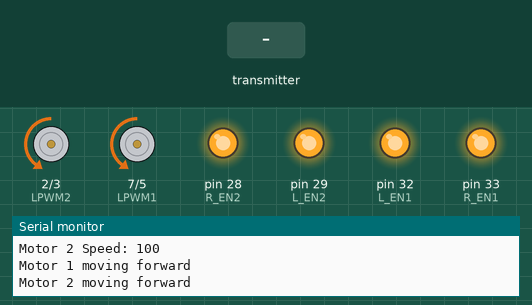
This sketch was run on a simulated Arduino Mega 2560, built with avr-gcc and run on an emulated ATmega2560. On the bench: motor-driver pin pairs drawn as motors (green arrow = first pin HIGH = forward, orange = second pin HIGH = backward, longer = more drive), output pins drawn as LEDs (lit = HIGH), the last lines printed to the serial monitor. The inputs (shaded band) are chosen by the test bench.

Above: at 1.2 s.
1.3 s: the transmitter starts sending readChannel.2 = 1000
At 2.1 s:
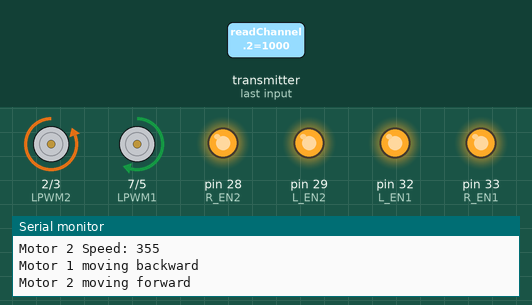
2.9 s: the transmitter starts sending readChannel.2 = 1250
At 3.6 s:
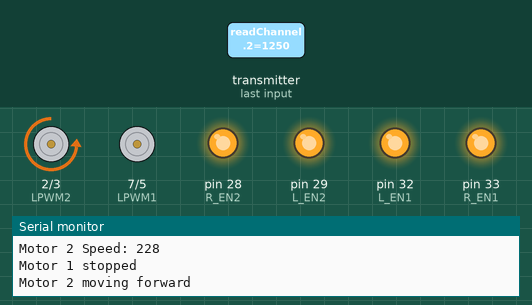
4.5 s: the transmitter starts sending readChannel.2 = 2000
At 6.0 s:
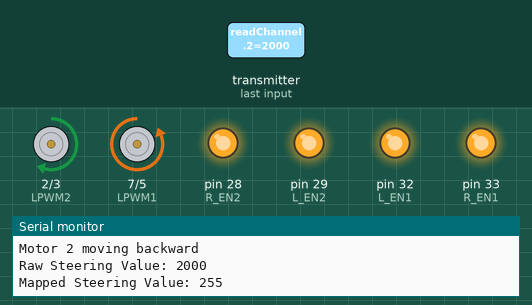
Timing chart, 0 to 7.5 s (numbered marks = the images above; inputs shaded):
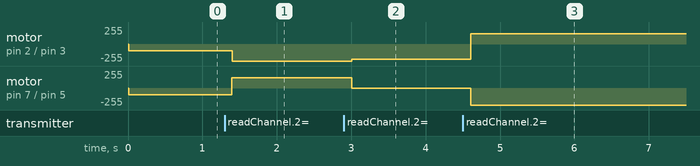

The sketch:

Sentinelbot.ino
```cpp
#include <SoftwareSerial.h>
#include <IBusBM.h>

SoftwareSerial ibusSerial(9, 11); // RX on pin 9, TX on pin 11
IBusBM ibus;

// Pin definitions for Motor 1 (Left)
#define R_EN1 33
#define L_EN1 32
#define RPWM1 5
#define LPWM1 7

// Pin definitions for Motor 2 (Right)
#define R_EN2 28
#define L_EN2 29
#define RPWM2 3
#define LPWM2 2

void setup() {
  Serial.begin(115200);
  ibus.begin(Serial);
  Serial.println("IBusBM Initialized");

  // Set motor control pins as output
  pinMode(R_EN1, OUTPUT);
  pinMode(L_EN1, OUTPUT);
  pinMode(RPWM1, OUTPUT);
  pinMode(LPWM1, OUTPUT);

  pinMode(R_EN2, OUTPUT);
  pinMode(L_EN2, OUTPUT);
  pinMode(RPWM2, OUTPUT);
  pinMode(LPWM2, OUTPUT);

  // Enable both motors
  digitalWrite(R_EN1, HIGH);
  digitalWrite(L_EN1, HIGH);
  digitalWrite(R_EN2, HIGH);
  digitalWrite(L_EN2, HIGH);

  Serial.println("Motor pins initialized and enabled.");
}

void loop() {
  // Read iBus signal for steering
  int steering = ibus.readChannel(2); // Read channel 2
  Serial.print("Raw Steering Value: ");
  Serial.println(steering);

  // Check if steering value is valid
  if (steering > 0) {
    // Map the steering values to -255 to 255 range
    steering = map(steering, 1000, 2000, -255, 255);
    Serial.print("Mapped Steering Value: ");
    Serial.println(steering);

    // Control logic for motors based on steering
    int motor1Speed = 100 + steering; // Fixed throttle + steering
    int motor2Speed = 100 - steering; // Fixed throttle - steering

    // Debugging motor speeds
    Serial.print("Motor 1 Speed: ");
    Serial.println(motor1Speed);
    Serial.print("Motor 2 Speed: ");
    Serial.println(motor2Speed);

    // Apply deadzone to eliminate small input noise
    if (abs(motor1Speed) < 30) motor1Speed = 0;
    if (abs(motor2Speed) < 30) motor2Speed = 0;

    // Constrain motor speeds within valid range
    motor1Speed = constrain(motor1Speed, -255, 255);
    motor2Speed = constrain(motor2Speed, -255, 255);

    // Control Motor 1 (Left)
    if (motor1Speed > 0) {
      analogWrite(RPWM1, motor1Speed); // Forward
      analogWrite(LPWM1, 0);
      Serial.println("Motor 1 moving forward");
    } else if (motor1Speed < 0) {
      analogWrite(LPWM1, -motor1Speed); // Backward
      analogWrite(RPWM1, 0);
      Serial.println("Motor 1 moving backward");
    } else {
      analogWrite(RPWM1, 0); // Stop
      analogWrite(LPWM1, 0);
      Serial.println("Motor 1 stopped");
    }

    // Control Motor 2 (Right)
    if (motor2Speed > 0) {
      analogWrite(RPWM2, motor2Speed); // Forward
      analogWrite(LPWM2, 0);
      Serial.println("Motor 2 moving forward");
    } else if (motor2Speed < 0) {
      analogWrite(LPWM2, -motor2Speed); // Backward
      analogWrite(RPWM2, 0);
      Serial.println("Motor 2 moving backward");
    } else {
      analogWrite(RPWM2, 0); // Stop
      analogWrite(LPWM2, 0);
      Serial.println("Motor 2 stopped");
    }
  } else {
    Serial.println("Steering value is 0, no movement.");
  }

  delay(100); // Small delay for stability
}
```

Measured:
- after the input at 1.3 s, motor on pin 2 (LPWM2) / pin 3 (RPWM2): backward 100/255 → backward 255/255 after 0.10 s; motor on pin 7 (LPWM1) / pin 5 (RPWM1): backward 100/255 → forward 155/255 after 0.10 s
- after the input at 2.9 s, motor on pin 2 (LPWM2) / pin 3 (RPWM2): backward 255/255 → backward 228/255 after 0.11 s; motor on pin 7 (LPWM1) / pin 5 (RPWM1): forward 155/255 → stopped after 0.11 s
- after the input at 4.5 s, motor on pin 2 (LPWM2) / pin 3 (RPWM2): backward 228/255 → forward 155/255 after 0.11 s; motor on pin 7 (LPWM1) / pin 5 (RPWM1): stopped → backward 255/255 after 0.11 s
